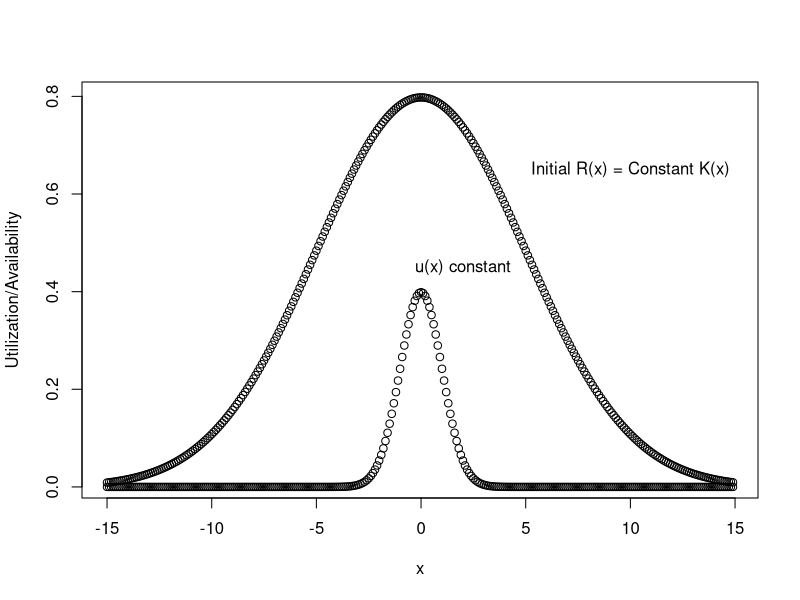
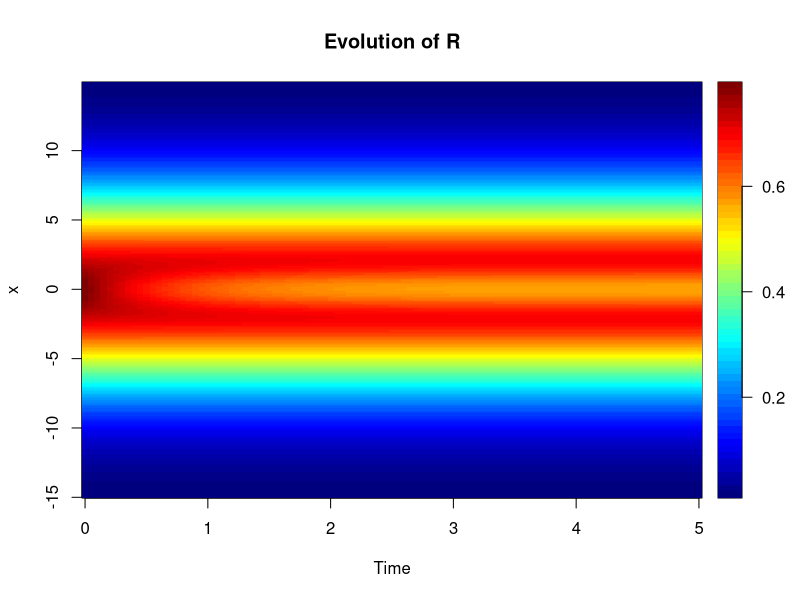

Reproduce these figures in R, in order.
## ---- chunk 1
knitr::opts_chunk$set(echo = TRUE)
## ---- chunk 2
require(deSolve)

K <- function(x){
  A <- 10
  fit <- A*dnorm(x,0,5)
  return(fit)
}

u <- function(x){
  fit <- dnorm(x,0,1)
  return(fit)
}

delx <- .1
numboxes <- 300
maxT <- 5
x <- seq(from = -15, by = delx, length.out = numboxes)

Model <- function(t,R,parameters){
  N <- 1
  lambda <- 1
  dR     <- lambda*(K(x)-R)-R*N*u(x)
  
  list(dR)
}

R <- K(x)
state <- c(R=R)
times <- seq(0,maxT,by=.05)

out <- ode.1D(state,times,Model,parms=0,nspec=1,names="R")
## ---- chunk 3
plot(x,K(x),ylab="")
points(x,u(x))
title(ylab="Utilization/Availability")
text(10,0.65,"Initial R(x) = Constant K(x)")
text(2,0.45,"u(x) constant")
image(out,add.contour=F,method="image",grid=x,xlab="Time",ylab="x",main="Evolution of R",legend=T)
